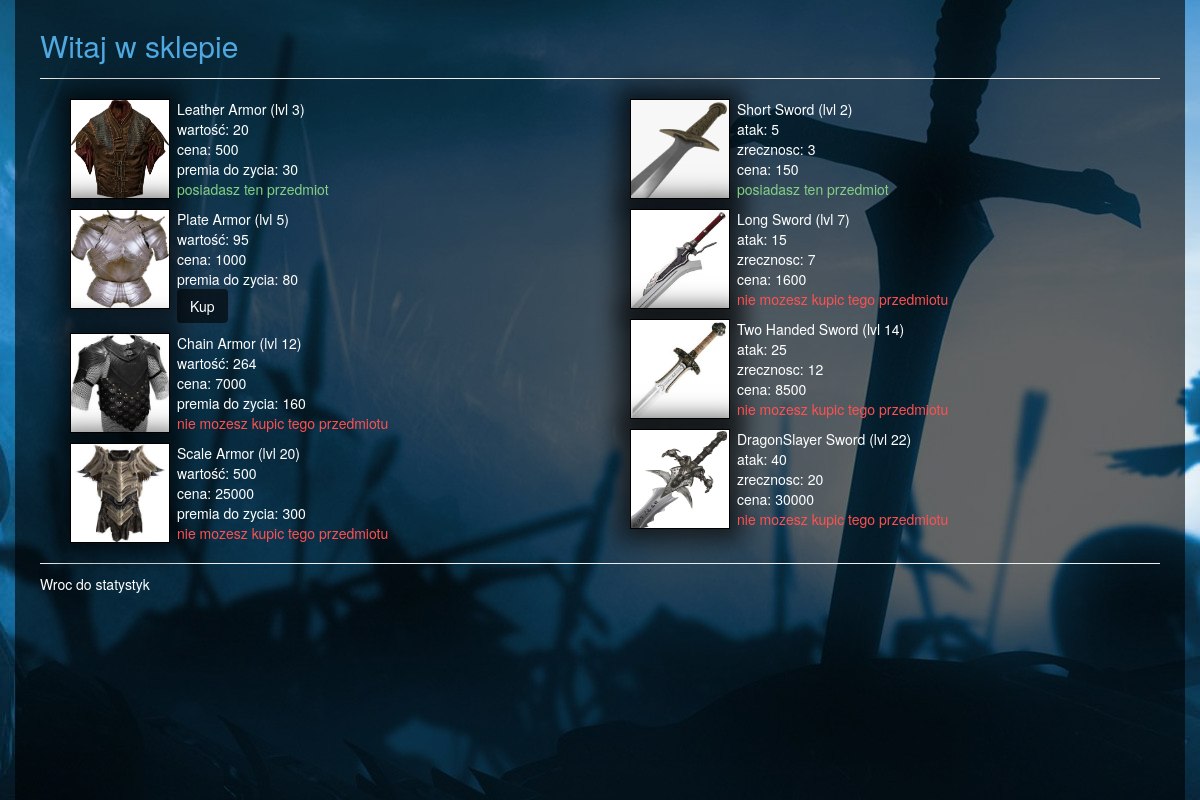
The page /player/3/shop/ on the database its author committed.
### project/models.py (models this page shows, shortened)
class ArmorItem(models.Model):
    name = models.CharField(max_length=30)
    value = models.IntegerField()
    bonus_health = models.IntegerField()
    requiredlv = models.IntegerField()
    price = models.IntegerField()
    def __unicode__(self):
        return self.name

class Weapon(models.Model):
    name = models.CharField(max_length=30)
    bonus_attack = models.IntegerField()
    bonus_agility = models.IntegerField()
    requiredlv = models.IntegerField()
    price = models.IntegerField()

### project/views/shop.py (the view)
# urls.py: url(r'^player/(?P<p>[0-9]+)/shop/$', shop),
def shop(request, p):
    gamer = Player.objects.get(pk=p)
    return render(request, 'shop/shop_items.html', {
        'armor': ArmorItem.objects.exclude(pk=1),
        'weapon': Weapon.objects.all(),
        'p': gamer,
    })

### templates/shop/shop_items.html (shortened to what this page needs)
{% extends 'layout.html' %}
{% block content %}
    <div class="add_player_title">
        Witaj w sklepie
    </div>
    <hr/>
    <div id="this">
        {% include 'shop/buy.html'%}
    </div>
    <hr/>
    <a href="/player/{{p.id}}/">
        Wroc do statystyk
    </a>
{% endblock %}

### templates/shop/buy.html (shortened to what this page needs)
{% load staticfiles %}
  <div class="col-md-6">
        {% for item in armor %}
            <div class="shop">
                <div class="column_left">
                    <div class="armor_img">
                        {%if item.value  == 20%}
                            <img src="{% static 'css/content/armor1.jpg' %}" height="100%", width="100%">
                        {%elif item.value  == 95%}
                            <img src="{% static 'css/content/armor2.jpg' %}" height="100%", width="100%">
                        {%elif item.value  == 264%}
                            <img src="{% static 'css/content/armor3.jpg' %}" height="100%", width="100%">
                        {%else%}
                            <img src="{% static 'css/content/armor4.jpg' %}" height="100%", width="100%">
                        {%endif%}
                    </div>
                </div>
                <div class="armor_info">
                    {{ item.name }} (lvl {{item.requiredlv}})<br />
                    wartość: {{ item.value }}<br />
                    cena: {{ item.price}}<br />
                    premia do zycia: {{ item.bonus_health}}<br />
                    {% if p.armorid == item  %}
                        <div class="green">posiadasz ten przedmiot</div>
                    {% elif p.gold < item.price or p.level < item.requiredlv %}
                        <div class="red">nie mozesz kupic tego przedmiotu</div>
                    {% else %}
                        <button class ="btn btn_attack" onclick="Buy('{{item}}', {{item.price}})">Kup</button>
                    {% endif %}
                </div>
            </div>
        {% endfor %}
    </div>
    <div class="col-md-6">
        {% for item in weapon %}
            <div class="shop">
                <div class="column_left">
                    <div class="armor_img">
                        {%if item.bonus_attack  == 5%}
                            <img src="{% static 'css/content/sword1.jpg' %}" height="100%", width="100%">
                        {%elif item.bonus_attack  == 15%}
                            <img src="{% static 'css/content/sword2.jpg' %}" height="100%", width="100%">
                        {%elif item.bonus_attack  == 25%}
                            <img src="{% static 'css/content/sword3.jpg' %}" height="100%", width="100%">
                        {%else%}
                            <img src="{% static 'css/content/sword4.jpg' %}" height="100%", width="100%">
                        {%endif%}
                    </div>
                </div>
                <div class="armor_info">
                    {{ item.name }} (lvl {{item.requiredlv}})<br />
                    atak: {{ item.bonus_attack }}<br />
                    zrecznosc: {{ item.bonus_agility }}<br />
                    cena: {{ item.price}}<br />
                    {% if p.bonus_attack == item.bonus_attack  %}
                        <div class="green">posiadasz ten przedmiot</div>
                    {% elif p.gold < item.price or p.level < item.requiredlv %}
                        <div class="red">nie mozesz kupic tego przedmiotu</div>
                    {% else %}
                        <button class ="btn btn_attack" onclick="Buy('{{item}}', {{item.price}})">Kup</button>
                    {% endif %}
                </div>
            </div>
        {% endfor %}
    </div>

### templates/static/css/site.css (style rules this page uses)
a { color: #fff; }
hr { margin: 10px 0px; }
.add_player_title { font-size: 30px; color: #4FA9E0; }
.shop { margin: 10px; }
.armor_img { border: solid 1px #000; height: 100px; width: 100px; -webkit-box-shadow: 0px 0px 22px 12px rgba(0,0,0,0.63); -moz-box-shadow: 0px 0px 22px 12px rgba(0,0,0,0.63); box-shadow: 0px 0px 22px 12px rgba(0,0,0,0.63); margin-right: 7px; }
.armor_info { padding: 0px; }
.column_left { padding-left: 5px; float: left; }
.red { color: rgba(255, 80, 80, 1); }
.green { color: rgba(132, 209, 132, 1); }
.btn_attack { background-color:rgba(0,0,0,0.6); color: #fff; }

### rows shown on the page
ArmorItem: name "Leather Armor", requiredlv "3", value "20", price "500", bonus_health "30", shows "posiadasz ten przedmiot"
ArmorItem: name "Plate Armor", requiredlv "5", value "95", price "1000", bonus_health "80"
ArmorItem: name "Chain Armor", requiredlv "12", value "264", price "7000", bonus_health "160", shows "nie mozesz kupic tego przedmiotu"
ArmorItem: name "Scale Armor", requiredlv "20", value "500", price "25000", bonus_health "300", shows "nie mozesz kupic tego przedmiotu"
Weapon: name "Short Sword", requiredlv "2", bonus_attack "5", bonus_agility "3", price "150", shows "posiadasz ten przedmiot"
Weapon: name "Long Sword", requiredlv "7", bonus_attack "15", bonus_agility "7", price "1600", shows "nie mozesz kupic tego przedmiotu"
Weapon: name "Two Handed Sword", requiredlv "14", bonus_attack "25", bonus_agility "12", price "8500", shows "nie mozesz kupic tego przedmiotu"
Weapon: name "DragonSlayer Sword", requiredlv "22", bonus_attack "40", bonus_agility "20", price "30000", shows "nie mozesz kupic tego przedmiotu"
